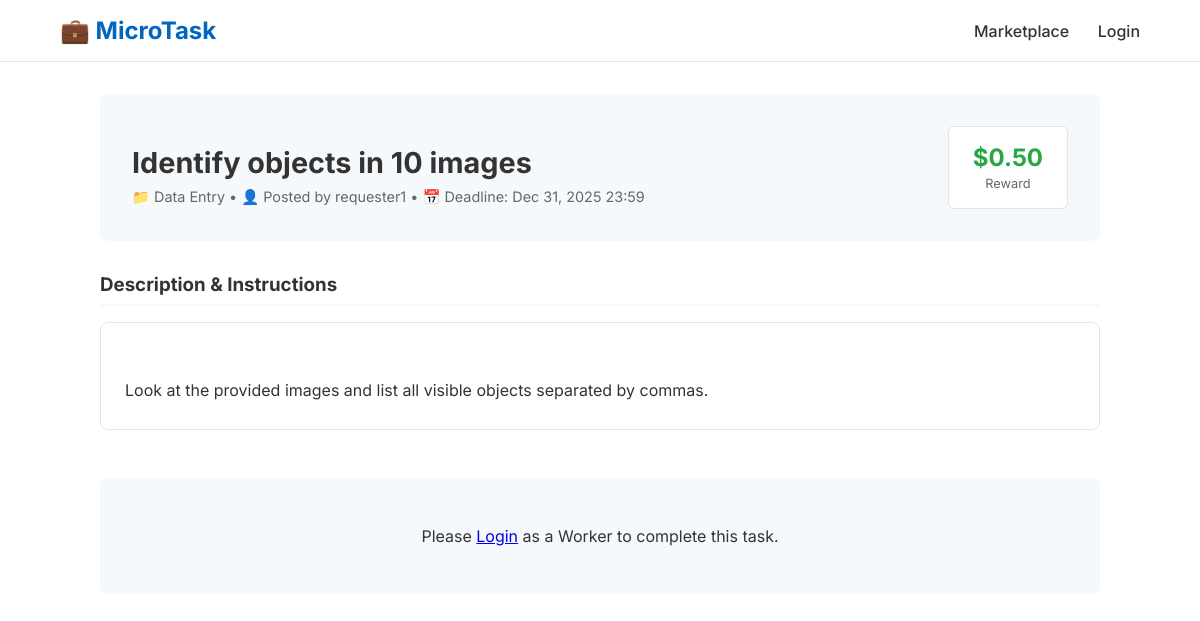
Screenshot of /task_details.php?id=1 with the database file from the repository.
### tables this page shows
CREATE TABLE IF NOT EXISTS tasks (
    id INT AUTO_INCREMENT PRIMARY KEY,
    requester_id INT NOT NULL,
    title VARCHAR(255) NOT NULL,
    description TEXT NOT NULL,
    category VARCHAR(100) NOT NULL,
    payment DECIMAL(10, 2) NOT NULL,
    deadline DATETIME NOT NULL,
    status ENUM('open', 'closed') DEFAULT 'open',
    created_at TIMESTAMP DEFAULT CURRENT_TIMESTAMP,
    FOREIGN KEY (requester_id) REFERENCES users(id) ON DELETE CASCADE
);

CREATE TABLE IF NOT EXISTS users (
    id INT AUTO_INCREMENT PRIMARY KEY,
    username VARCHAR(50) NOT NULL UNIQUE,
    email VARCHAR(100) NOT NULL UNIQUE,
    password VARCHAR(255) NOT NULL,
    role ENUM('worker', 'requester') NOT NULL,
    balance DECIMAL(10, 2) DEFAULT 0.00,
    created_at TIMESTAMP DEFAULT CURRENT_TIMESTAMP
);

### task_details.php (the view, shortened to what this page needs)
<?php
require_once 'db.php';
$task_id = $_GET['id'];
$stmt = $pdo->prepare("SELECT t.*, u.username as requester_name FROM tasks t JOIN users u ON t.requester_id = u.id WHERE t.id = ?");
$stmt->execute([$task_id]);
$task = $stmt->fetch();
?>
<!DOCTYPE html>
<html lang="en">
<head>
</head>
<body>
<header>
    <a href="index.php" class="logo">💼 MicroTask</a>
    <nav>
        <a href="marketplace.php">Marketplace</a>
        <?php if(isset($_SESSION['user_id'])): ?>
            <a href="<?= $_SESSION['role'] ?>_dashboard.php">Dashboard</a>
            <a href="logout.php">Logout</a>
        <?php else: ?>
            <a href="login.php">Login</a>
        <?php endif; ?>
    </nav>
</header>
<div class="container">
    <div class="task-header">
        <div>
            <h1><?= htmlspecialchars($task['title']) ?></h1>
            <div class="task-meta">
                <span>📁 <?= htmlspecialchars($task['category']) ?></span> •
                <span>👤 Posted by <?= htmlspecialchars($task['requester_name']) ?></span> •
                <span>📅 Deadline: <?= date('M j, Y H:i', strtotime($task['deadline'])) ?></span>
            </div>
        </div>
        <div class="payment-box">
            <span class="amount">$<?= number_format($task['payment'], 2) ?></span>
            <span style="font-size: 0.8rem; color: var(--text-muted);">Reward</span>
        </div>
    </div>
    <div class="section">
        <h3>Description & Instructions</h3>
        <div class="content">
            <?= htmlspecialchars($task['description']) ?>
        </div>
    </div>
    <?php if(!isset($_SESSION['user_id'])): ?>
        <div class="submission-form" style="text-align: center;">
            <p>Please <a href="login.php">Login</a> as a Worker to complete this task.</p>
        </div>
    <?php else: ?>
        <div class="submission-form" style="text-align: center;">
            <p>You are logged in as a Requester. You can view tasks but not submit work.</p>
        </div>
    <?php endif; ?>
</div>
</body>
</html>

### task_details.php (style rules this page uses)
:root { --primary-color: #0066c0; --bg-light: #f6f9fc; --text-dark: #333; --text-muted: #666; --white: #ffffff; --border-color: #e1e4e8; }
body { font-family: 'Inter', sans-serif; background-color: var(--white); color: var(--text-dark); margin: 0; }
header { background: var(--white); border-bottom: 1px solid var(--border-color); padding: 1rem 5%; display: flex; justify-content: space-between; align-items: center; }
.logo { font-size: 1.5rem; font-weight: 700; color: var(--primary-color); text-decoration: none; }
nav a { text-decoration: none; color: var(--text-dark); margin-left: 1.5rem; font-weight: 500; }
.container { max-width: 1000px; margin: 2rem auto; padding: 0 1rem; }
.task-header { background: var(--bg-light); padding: 2rem; border-radius: 8px; margin-bottom: 2rem; display: flex; justify-content: space-between; align-items: flex-start; }
.task-header h1 { margin-bottom: 0.5rem; font-size: 1.8rem; }
.task-meta { color: var(--text-muted); font-size: 0.9rem; }
.payment-box { background: var(--white); padding: 1rem 1.5rem; border-radius: 6px; border: 1px solid var(--border-color); text-align: center; }
.payment-box .amount { display: block; font-size: 1.5rem; font-weight: 700; color: #28a745; }
.section { margin-bottom: 2rem; }
.section h3 { margin-bottom: 1rem; border-bottom: 2px solid var(--bg-light); padding-bottom: 0.5rem; }
.content { white-space: pre-line; line-height: 1.8; background: #fff; padding: 1.5rem; border: 1px solid var(--border-color); border-radius: 8px; }
.submission-form { background: var(--bg-light); padding: 2rem; border-radius: 8px; margin-top: 3rem; }

### rows the page displays
tasks: title "Identify objects in 10 images", category "Data Entry", requester.username "requester1", deadline "Dec 31, 2025 23:59", payment "0.50", description "Look at the provided images and list all visible objects separated by commas."
